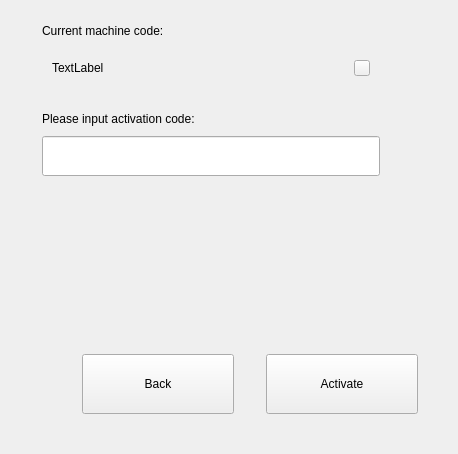
        <widget class="QWidget" name="Pg_manual_act">
         <layout class="QVBoxLayout" name="verticalLayout_12">
          <property name="spacing">
           <number>24</number>
          </property>
          <property name="leftMargin">
           <number>42</number>
          </property>
          <property name="topMargin">
           <number>24</number>
          </property>
          <property name="rightMargin">
           <number>40</number>
          </property>
          <property name="bottomMargin">
           <number>40</number>
          </property>
          <item>
           <layout class="QVBoxLayout" name="verticalLayout_4">
            <property name="spacing">
             <number>10</number>
            </property>
            <item>
             <widget class="QLabel" name="label_mc_code_manual">
              <property name="text">
               <string>Current machine code:</string>
              </property>
             </widget>
            </item>
            <item>
             <widget class="QWidget" name="widget_manual" native="true">
              <property name="minimumSize">
               <size>
                <width>338</width>
                <height>40</height>
               </size>
              </property>
              <property name="maximumSize">
               <size>
                <width>338</width>
                <height>40</height>
               </size>
              </property>
              <layout class="QHBoxLayout" name="horizontalLayout_7">
               <property name="spacing">
                <number>0</number>
               </property>
               <property name="leftMargin">
                <number>10</number>
               </property>
               <property name="topMargin">
                <number>0</number>
               </property>
               <property name="rightMargin">
                <number>10</number>
               </property>
               <property name="bottomMargin">
                <number>0</number>
               </property>
               <item>
                <widget class="QLabel" name="label_mc_manual">
                 <property name="text">
                  <string>TextLabel</string>
                 </property>
                </widget>
               </item>
               <item>
                <spacer name="horizontalSpacer_11">
                 <property name="orientation">
                  <enum>Qt::Horizontal</enum>
                 </property>
                 <property name="sizeHint" stdset="0">
                  <size>
                   <width>40</width>
                   <height>20</height>
                  </size>
                 </property>
                </spacer>
               </item>
               <item>
                <widget class="QPushButton" name="btn_qrcode_manual">
                 <property name="minimumSize">
                  <size>
                   <width>16</width>
                   <height>16</height>
                  </size>
                 </property>
                 <property name="maximumSize">
                  <size>
                   <width>16</width>
                   <height>16</height>
                  </size>
                 </property>
                 <property name="styleSheet">
                  <string notr="true">border-image:url(:/images/qrcode.svg)</string>
                 </property>
                 <property name="text">
                  <string/>
                 </property>
                </widget>
               </item>
              </layout>
             </widget>
            </item>
           </layout>
          </item>
          <item>
           <layout class="QVBoxLayout" name="verticalLayout_18">
            <property name="spacing">
             <number>10</number>
            </property>
            <item>
             <widget class="QLabel" name="label_input_lc">
              <property name="text">
               <string>Please input activation code:</string>
              </property>
             </widget>
            </item>
            <item>
             <widget class="QLineEdit" name="lineEdit_lc">
              <property name="enabled">
               <bool>true</bool>
              </property>
              <property name="minimumSize">
               <size>
                <width>338</width>
                <height>40</height>
               </size>
              </property>
              <property name="maximumSize">
               <size>
                <width>338</width>
                <height>40</height>
               </size>
              </property>
              <property name="text">
               <string/>
              </property>
             </widget>
            </item>
           </layout>
          </item>
          <item>
           <spacer name="verticalSpacer_2">
            <property name="orientation">
             <enum>Qt::Vertical</enum>
            </property>
            <property name="sizeHint" stdset="0">
             <size>
              <width>20</width>
              <height>154</height>
             </size>
            </property>
           </spacer>
          </item>
          <item>
           <layout class="QHBoxLayout" name="horizontalLayout_4">
            <property name="spacing">
             <number>32</number>
            </property>
            <property name="rightMargin">
             <number>0</number>
            </property>
            <property name="bottomMargin">
             <number>0</number>
            </property>
            <item>
             <spacer name="horizontalSpacer_2">
              <property name="orientation">
               <enum>Qt::Horizontal</enum>
              </property>
              <property name="sizeHint" stdset="0">
               <size>
                <width>40</width>
                <height>20</height>
               </size>
              </property>
             </spacer>
            </item>
            <item>
             <widget class="QPushButton" name="btn_back_manual">
              <property name="sizePolicy">
               <sizepolicy hsizetype="Fixed" vsizetype="Fixed">
                <horstretch>0</horstretch>
                <verstretch>0</verstretch>
               </sizepolicy>
              </property>
              <property name="minimumSize">
               <size>
                <width>152</width>
                <height>60</height>
               </size>
              </property>
              <property name="text">
               <string>Back</string>
              </property>
             </widget>
            </item>
            <item>
             <widget class="QPushButton" name="btn_active_manual">
              <property name="sizePolicy">
               <sizepolicy hsizetype="Fixed" vsizetype="Fixed">
                <horstretch>0</horstretch>
                <verstretch>0</verstretch>
               </sizepolicy>
              </property>
              <property name="minimumSize">
               <size>
                <width>152</width>
                <height>60</height>
               </size>
              </property>
              <property name="text">
               <string>Activate</string>
              </property>
             </widget>
            </item>
           </layout>
          </item>
         </layout>
        </widget>
